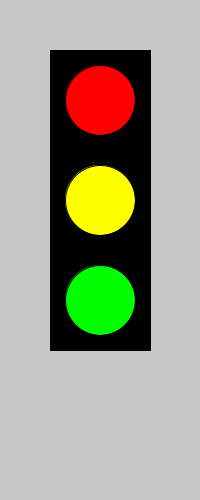
Frame 1 (no input)
Frame 60 (the mouse pressed at the canvas centre just before this capture): identical to frame 1, image omitted
Frame 120 (the mouse held since frame 60 and released just before this capture): identical to frame 1, image omitted

The Processing sketch that drew this single still picture (run headless with seeded random() and noise(); from frame 60 on, the mouse is pressed at the canvas centre):

// Processing sketch: sketch_261028a
// ── sketch_261028a.pde
void setup() {
  size(200, 500);
}
void draw() {
  background(200);
  fill(0);
  rect(50, 50, 100, 300);
  fill(255, 0, 0);
  ellipse(100, 100, 70, 70);
  fill(255, 255, 0);
  ellipse(100, 200, 70, 70);
  fill(0, 255, 0);
  ellipse(100, 300, 70, 70);
}
